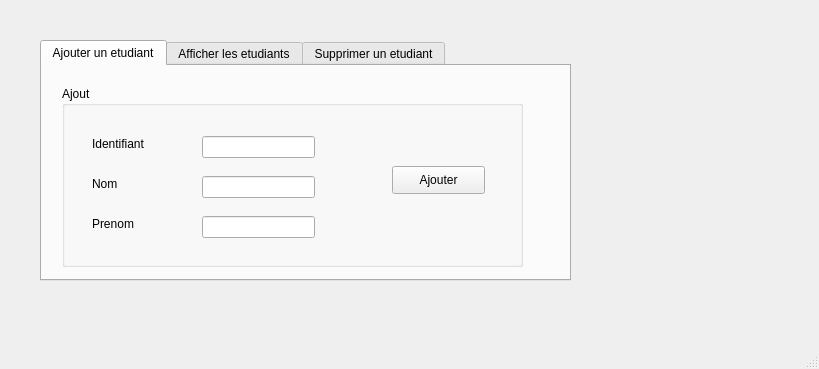
<?xml version="1.0" encoding="UTF-8"?>
<ui version="4.0">
 <class>MainWindow</class>
 <widget class="QMainWindow" name="MainWindow">
  <property name="geometry">
   <rect>
    <x>0</x>
    <y>0</y>
    <width>819</width>
    <height>369</height>
   </rect>
  </property>
  <property name="windowTitle">
   <string>MainWindow</string>
  </property>
  <widget class="QWidget" name="centralwidget">
   <widget class="QTabWidget" name="tabWidget">
    <property name="geometry">
     <rect>
      <x>40</x>
      <y>40</y>
      <width>531</width>
      <height>241</height>
     </rect>
    </property>
    <property name="currentIndex">
     <number>0</number>
    </property>
    <widget class="QWidget" name="tab">
     <attribute name="title">
      <string>Ajouter un etudiant</string>
     </attribute>
     <widget class="QGroupBox" name="groupBox">
      <property name="geometry">
       <rect>
        <x>20</x>
        <y>20</y>
        <width>461</width>
        <height>181</height>
       </rect>
      </property>
      <property name="title">
       <string>Ajout</string>
      </property>
      <widget class="QLabel" name="label">
       <property name="geometry">
        <rect>
         <x>30</x>
         <y>50</y>
         <width>55</width>
         <height>16</height>
        </rect>
       </property>
       <property name="text">
        <string>Identifiant</string>
       </property>
      </widget>
      <widget class="QLabel" name="label_2">
       <property name="geometry">
        <rect>
         <x>30</x>
         <y>90</y>
         <width>55</width>
         <height>16</height>
        </rect>
       </property>
       <property name="text">
        <string>Nom</string>
       </property>
      </widget>
      <widget class="QLabel" name="label_3">
       <property name="geometry">
        <rect>
         <x>30</x>
         <y>130</y>
         <width>55</width>
         <height>16</height>
        </rect>
       </property>
       <property name="text">
        <string>Prenom</string>
       </property>
      </widget>
      <widget class="QLineEdit" name="le_id">
       <property name="geometry">
        <rect>
         <x>140</x>
         <y>50</y>
         <width>113</width>
         <height>22</height>
        </rect>
       </property>
      </widget>
      <widget class="QLineEdit" name="le_nom">
       <property name="geometry">
        <rect>
         <x>140</x>
         <y>90</y>
         <width>113</width>
         <height>22</height>
        </rect>
       </property>
      </widget>
      <widget class="QLineEdit" name="le_prenom">
       <property name="geometry">
        <rect>
         <x>140</x>
         <y>130</y>
         <width>113</width>
         <height>22</height>
        </rect>
       </property>
      </widget>
      <widget class="QPushButton" name="pb_ajouter">
       <property name="geometry">
        <rect>
         <x>330</x>
         <y>80</y>
         <width>93</width>
         <height>28</height>
        </rect>
       </property>
       <property name="text">
        <string>Ajouter</string>
       </property>
      </widget>
     </widget>
    </widget>
    <widget class="QWidget" name="tab_2">
     <attribute name="title">
      <string>Afficher les etudiants</string>
     </attribute>
     <widget class="QTableView" name="tab_etudiant">
      <property name="geometry">
       <rect>
        <x>20</x>
        <y>10</y>
        <width>501</width>
        <height>201</height>
       </rect>
      </property>
     </widget>
    </widget>
    <widget class="QWidget" name="tab_3">
     <attribute name="title">
      <string>Supprimer un etudiant</string>
     </attribute>
     <widget class="QLabel" name="label_4">
      <property name="geometry">
       <rect>
        <x>60</x>
        <y>40</y>
        <width>55</width>
        <height>16</height>
       </rect>
      </property>
      <property name="text">
       <string>Identifiant</string>
      </property>
     </widget>
     <widget class="QLineEdit" name="le_id_supp">
      <property name="geometry">
       <rect>
        <x>210</x>
        <y>40</y>
        <width>113</width>
        <height>22</height>
       </rect>
      </property>
     </widget>
     <widget class="QPushButton" name="pb_supprimer">
      <property name="geometry">
       <rect>
        <x>200</x>
        <y>110</y>
        <width>93</width>
        <height>28</height>
       </rect>
      </property>
      <property name="text">
       <string>Supprimer</string>
      </property>
     </widget>
    </widget>
   </widget>
  </widget>
  <widget class="QMenuBar" name="menubar">
   <property name="geometry">
    <rect>
     <x>0</x>
     <y>0</y>
     <width>819</width>
     <height>21</height>
    </rect>
   </property>
  </widget>
  <widget class="QStatusBar" name="statusbar"/>
 </widget>
 <resources/>
 <connections/>
</ui>
